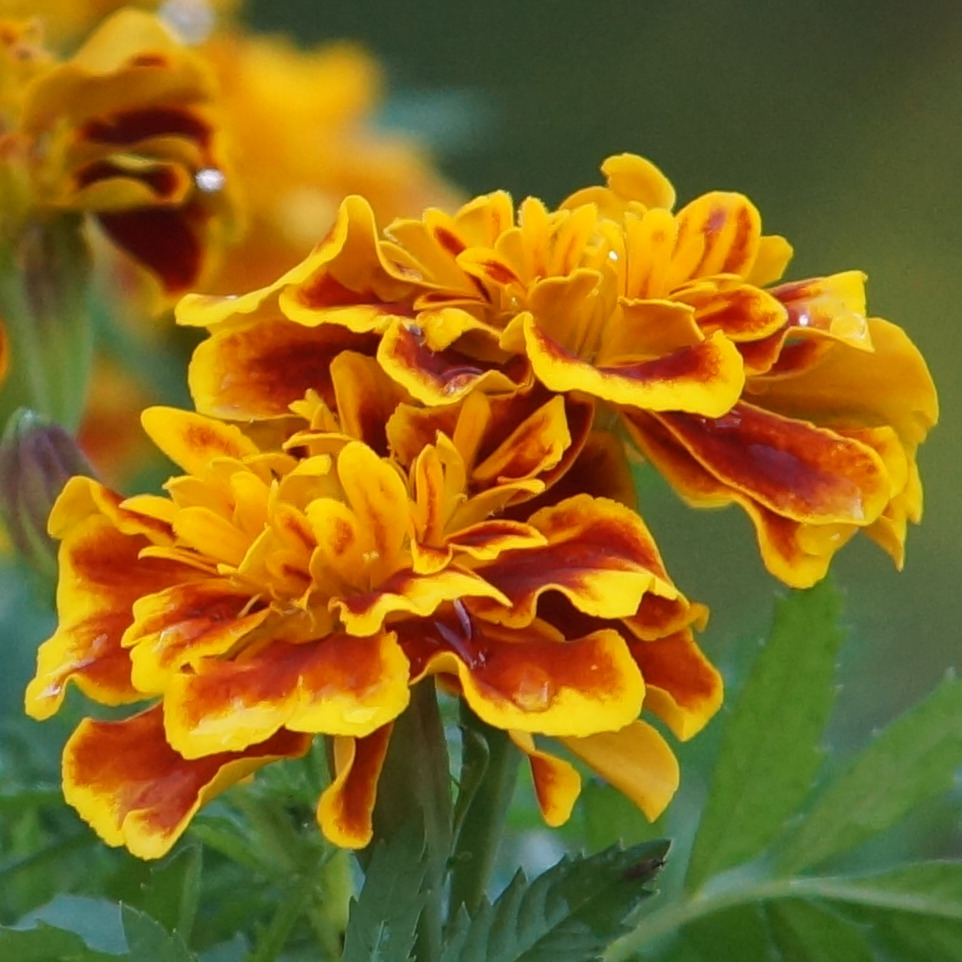
#> input picture Exams/2026_finaux_p/fleurs.jpg, 962 x 962 px
$ python codage_images_binaires.py
#> lines starting #> are read from the running program, lines starting #| are printed output that depends on the picture; after the words box and inside, x2 and y2 are one past the last pixel; in counts of white or black regions, pixels touching at a corner belong together
#> in main, im is the input picture: shape (962, 962, 3); mean R, G, B 135.2, 105.5, 30.1
import matplotlib
matplotlib.use('TkAgg')
import matplotlib.pyplot as plt
import numpy as np

class Image_binaire:
    def __init__(self, image:np.ndarray):
        self.set_image(image)


    def set_image(self, image:np.ndarray):
        if not isinstance(image, np.ndarray):
            raise TypeError("Image must be an np.ndarray.")
        if image.ndim == 3:
            image = self.couleur_vers_niveau_de_gris(image)
        if image.ndim == 2:
            image = self.niveau_de_gris_vers_binaire(image)
        self._data = image


    def get_image(self):
        return self._data


    def couleur_vers_niveau_de_gris(self, image:np.ndarray) -> np.ndarray:
        return  (image[:,:,0]*0.299 + image[:,:,1]*0.587 + image[:,:,2]*0.114).astype(int)
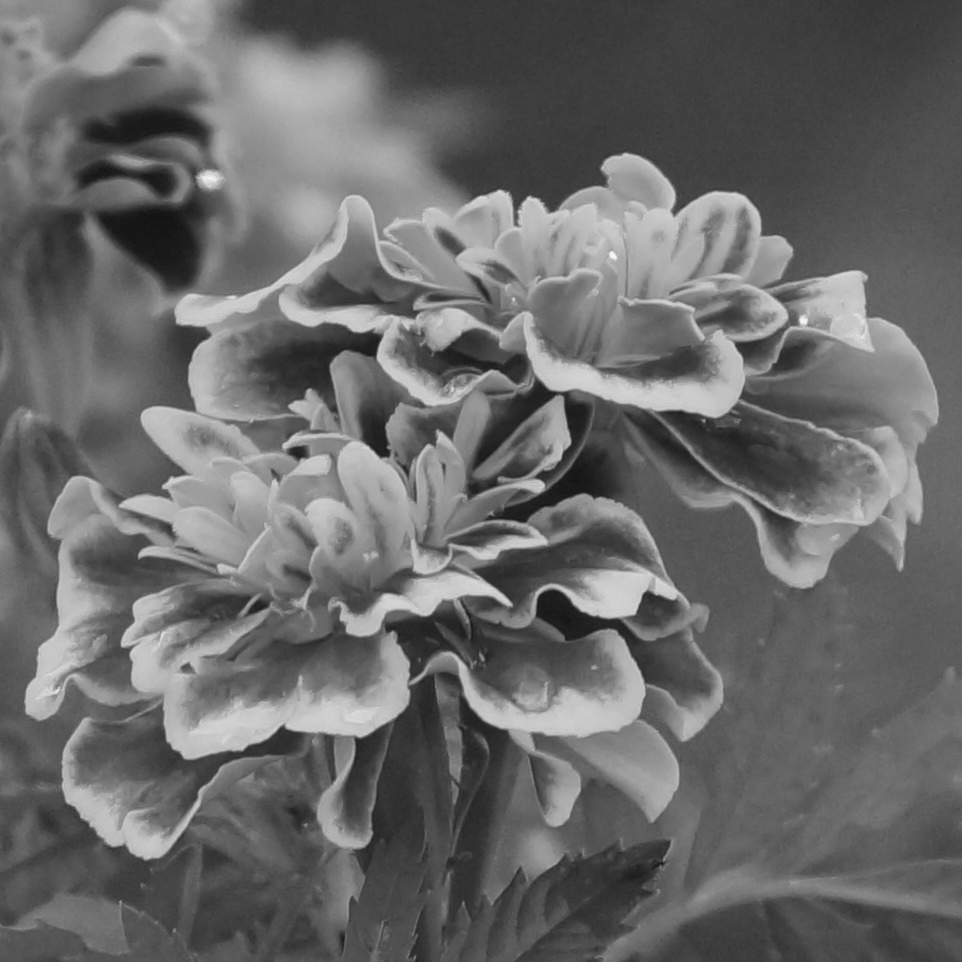
#> returned value: shape (962, 962) int64; min 18, max 249, mean 105.3


    def niveau_de_gris_vers_binaire(self, image:np.ndarray) -> np.ndarray:
        return np.where(image >=128,255,0).astype(np.uint8)
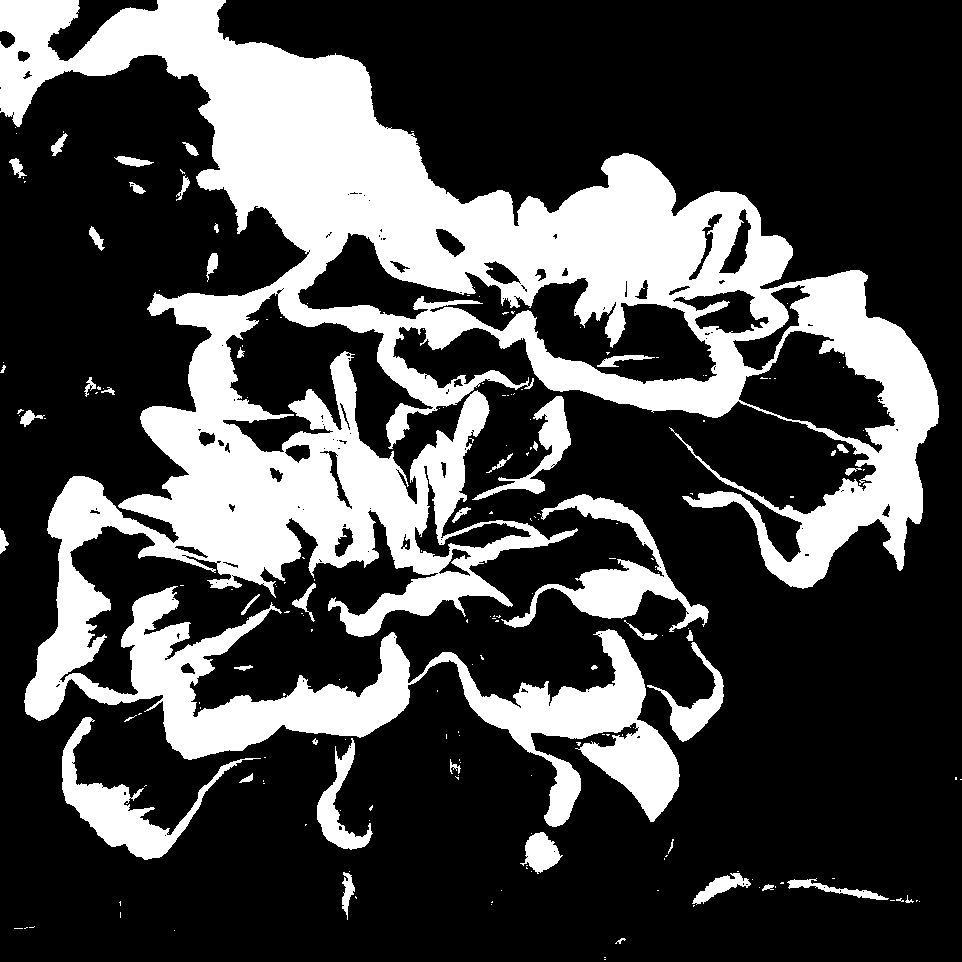
#> returned value: shape (962, 962); 27.7% white; 198 white regions (152 under 20 px), largest, box (x1, y1, x2, y2) and area: (0, 0, 939, 827) 230779, (501, 494, 709, 632) 6758, (62, 717, 261, 860) 5974

    def est_divisible(self):
        ligne,colonne = self._data.shape
        return ligne > 1 and colonne > 1

    def est_unicolor(self):
        return len(np.unique(self._data)) == 1

    def diviser(self):
        nb_ligne, nb_colonne = self._data.shape
#> nb_ligne = 962; nb_colonne = 962
        return [self._data[0:nb_ligne//2,0:nb_colonne//2], self._data[0:nb_ligne//2,nb_colonne//2:],self._data[nb_ligne//2:,0:nb_colonne//2], self._data[nb_ligne//2:,nb_colonne//2:]]

    def affiche(self):
        plt.imshow(self.get_image())
        plt.show()

class NoeudBinaire(Image_binaire):
    nb_noeuds:int = 0

    def __init__(self,image:np.ndarray, profondeur=0):
        super().__init__(image)
        self._prof = profondeur
        NoeudBinaire.nb_noeuds +=1
        self._fils:list = []

        if not self.est_unicolor() and self.est_divisible():
            im1,im2,im3,im4 = self.diviser()
            self._fils.append(NoeudBinaire(im1))
            self._fils.append(NoeudBinaire(im2))
            self._fils.append(NoeudBinaire(im3))
            self._fils.append(NoeudBinaire(im4))
            NoeudBinaire.nb_noeuds +=4


    def max_prof(self):
        if len(self._fils) == 0:
            return 1
        return 1 + max(self._fils[0].max_prof(),max(self._fils[1].max_prof(),max(self._fils[2].max_prof(),self._fils[3].max_prof())))


def main():
    im = plt.imread("fleurs.jpg")

    im_binaire= Image_binaire(im)
    im_binaire.affiche()


    im1,im2,im3,im4 = im_binaire.diviser()
#> im1: shape (481, 481); 39.1% white; 44 white regions (27 under 20 px), largest, box (x1, y1, x2, y2) and area: (0, 0, 481, 481) 85826, (410, 390, 481, 481) 2875, (114, 156, 154, 167) 236
#> im2: shape (481, 481); 25.5% white; 42 white regions (31 under 20 px), largest, box (x1, y1, x2, y2) and area: (0, 153, 458, 481) 55915, (17, 396, 90, 481) 1746, (0, 370, 53, 390) 383
#> im3: shape (481, 481); 29.4% white; 64 white regions (49 under 20 px), largest, box (x1, y1, x2, y2) and area: (24, 0, 481, 279) 57415, (62, 236, 261, 379) 5974, (317, 257, 373, 369) 1949
#> im4: shape (481, 481); 16.6% white; 71 white regions (54 under 20 px), largest, box (x1, y1, x2, y2) and area: (0, 148, 199, 346) 15041, (201, 0, 442, 108) 9777, (20, 13, 228, 151) 6758

    fig, axes = plt.subplots(2,2,figsize=(5,5))
    axes[0,0].imshow(im1)
    axes[0, 0].axis('off')
    axes[0,1].imshow(im2)
    axes[0, 1].axis('off')
    axes[1,0].imshow(im3)
    axes[1, 0].axis('off')
    axes[1,1].imshow(im4)
    axes[1, 1].axis('off')

    plt.tight_layout()
    plt.show()


    plt.show()

    noeud_binaire = NoeudBinaire(im)
#> call 2 of __init__, with profondeur = 0
#> in __init__ (call 2), `im1,im2,im3,im4 = self.diviser()`: im1: shape (240, 240); 35.2% white; 15 white regions (6 under 20 px), largest, box (x1, y1, x2, y2) and area: (0, 0, 240, 234) 19235, (114, 156, 154, 167) 236, (51, 133, 68, 156) 160
#> in __init__ (call 2), `im1,im2,im3,im4 = self.diviser()`: im2: shape (240, 241); 54.7% white; 14 black regions (10 under 20 px), largest, box (x1, y1, x2, y2) and area: (0, 0, 241, 204) 24909, (0, 206, 49, 240) 1019, (196, 229, 218, 240) 159, (107, 233, 130, 240) 105
#> in __init__ (call 2), `im1,im2,im3,im4 = self.diviser()`: im3: shape (241, 240); 20.7% white; 17 white regions (9 under 20 px), largest, box (x1, y1, x2, y2) and area: (140, 52, 240, 241) 11238, (206, 13, 218, 42) 181, (20, 170, 45, 187) 175
#> in __init__ (call 2), `im1,im2,im3,im4 = self.diviser()`:
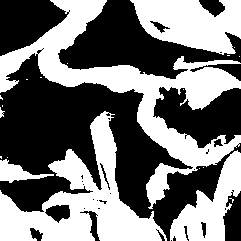
#> im4: shape (241, 241); 45.9% white; 20 white regions (14 under 20 px), largest, box (x1, y1, x2, y2) and area: (0, 0, 241, 209) 10886, (0, 111, 167, 241) 8131, (130, 0, 241, 55) 4170, (170, 150, 241, 241) 2875, (0, 159, 54, 183) 546, (0, 107, 5, 118) 27
#> call 3 of __init__, with profondeur = 0
#> in __init__ (call 3), `im1,im2,im3,im4 = self.diviser()`:
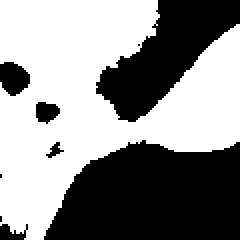
#> im1: shape (120, 120) (shown 2 times larger); 55.7% white; 9 black regions (3 under 20 px), largest, box (x1, y1, x2, y2) and area: (22, 70, 120, 120) 3918, (48, 0, 120, 61) 2070, (0, 31, 15, 48) 191, (18, 51, 30, 62) 97, (0, 112, 14, 120) 70, (23, 71, 32, 79) 31
#> in __init__ (call 3), `im1,im2,im3,im4 = self.diviser()`:
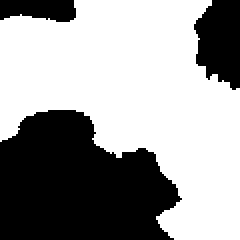
#> im2: shape (120, 120) (shown 2 times larger); 61% white; 3 black regions, box (x1, y1, x2, y2) and area: (0, 55, 91, 120) 4465, (97, 0, 120, 45) 800, (0, 0, 38, 11) 348
#> in __init__ (call 3), `im1,im2,im3,im4 = self.diviser()`: im3: shape (120, 120); 3.4% white; 10 white regions (6 under 20 px), largest, box (x1, y1, x2, y2) and area: (51, 13, 68, 36) 160, (9, 38, 27, 58) 158, (89, 106, 104, 120) 99, (13, 0, 22, 7) 47
#> in __init__ (call 3), `im1,im2,im3,im4 = self.diviser()`:
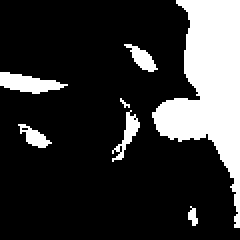
#> im4: shape (120, 120) (shown 2 times larger); 20.5% white; 7 white regions (1 under 20 px), largest, box (x1, y1, x2, y2) and area: (76, 0, 120, 114) 2384, (0, 36, 34, 47) 217, (56, 55, 70, 81) 118, (62, 22, 79, 36) 105, (9, 62, 26, 74) 94, (94, 103, 99, 113) 31
#> in __init__ (call 4), `im1,im2,im3,im4 = self.diviser()`: im1: shape (60, 60); 86.8% white; 4 black regions (1 under 20 px), largest, box (x1, y1, x2, y2) and area: (48, 30, 60, 58) 192, (0, 31, 15, 48) 191, (18, 51, 30, 60) 90
#> in __init__ (call 4), `im1,im2,im3,im4 = self.diviser()`: im2: shape (60, 60); 47.9% white; 2 white regions, box (x1, y1, x2, y2) and area: (9, 12, 60, 60) 1285, (0, 0, 20, 29) 441
#> in __init__ (call 4), `im1,im2,im3,im4 = self.diviser()`: im3: shape (60, 60); 64.8% white; 6 black regions (3 under 20 px), largest, box (x1, y1, x2, y2) and area: (22, 15, 60, 60) 1153, (0, 52, 14, 60) 70, (23, 11, 32, 19) 31
#> in __init__ (call 4), `im1,im2,im3,im4 = self.diviser()`: im4: shape (60, 60); 23.1% white; 1 white region, box (x1, y1, x2, y2) and area: (0, 0, 60, 16) 831
#> in __init__ (call 5), `im1,im2,im3,im4 = self.diviser()`: im1: shape (30, 30); every value is 255
#> in __init__ (call 5), `im1,im2,im3,im4 = self.diviser()`: im3: shape (30, 30); 68.8% white; 2 black regions, box (x1, y1, x2, y2) and area: (0, 1, 15, 18) 191, (18, 21, 30, 30) 90
#> in __init__ (call 5), `im1,im2,im3,im4 = self.diviser()`:
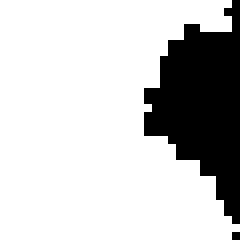
#> im4: shape (30, 30) (shown 8 times larger); 78.6% white; 2 black regions (1 under 20 px), largest, box (x1, y1, x2, y2) and area: (18, 0, 30, 28) 192

    print(f"Nb de noeuds : {NoeudBinaire.nb_noeuds}")
    print(f"Profondeur max : {noeud_binaire.max_prof()}")
#| Profondeur max : 11

if __name__ == "__main__":
    main()
